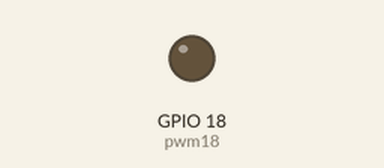
Simulated run of this program. Board: Raspberry Pi (BCM pin numbers). On the bench: output pins drawn as LEDs (lit = HIGH).

Above: at 0.05 s.
At 0.95 s:
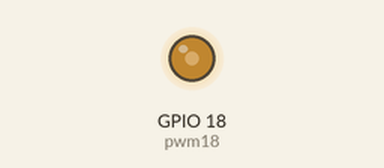
At 1.9 s:
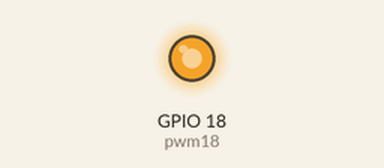
At 3.8 s:
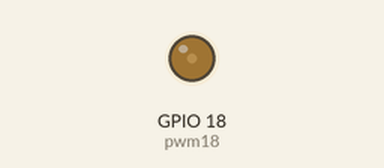
Timing chart, 0 to 5.5 s (numbered marks = the images above):
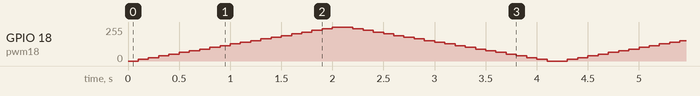

The program:

milestone1_solution.py
```python
#
# Milestone1.py - This is the Python code template that will be used
# for Milestone 1, demonstrating the use of PWM to fade an LED in and
# out.
#
# This code works with the test circuit that was built for Assignment 1-4.
#
#------------------------------------------------------------------
# Change History
#------------------------------------------------------------------
# Version   |   Description
#------------------------------------------------------------------
#    1          Initial Development
#------------------------------------------------------------------

# Load the GPIO interface from the Raspberry Pi Python Module
# The GPIO interface will be available through the GPIO object
import RPi.GPIO as GPIO

# Load the time module so that we can utilize the sleep method to
# inject a pause into our operation
import time

# Setup the GPIO interface
#
# 1. Turn off warnings for now - they can be useful for debugging more
#    complex code.
# 2. Tell the GPIO library we are using Broadcom pin-numbering. The
#    Raspberry Pi CPU is manufactured by Broadcom, and they have a
#    specific numbering scheme for the GPIO pins. It does not match
#    the layout on the header. However, the Broadcom pin numbering is
#    what is printed on the GPIO Breakout Board, so this should match!
# 3. Tell the GPIO library that we are using GPIO line 18, and that
#    we are using it for Output. When this state is configured, setting
#    the GPIO line to true will provide positive voltage on that pin.
#    Based on the circuit we have built, positive voltage on the GPIO
#    pin will flow through the LED, through the resistor to the ground
#    pin and the LED will light up.
GPIO.setwarnings(False)
GPIO.setmode(GPIO.BCM)
GPIO.setup(18, GPIO.OUT)

# Configure a PWM instance on GPIO line 18, with a frequency of 60Hz
pwm18 = GPIO.PWM(18, 60)

## Start the PWM instance with a 50% duty cycle
#pwm18.start(50)
#
## Wait for input to stop the program
#input('Press return to stop:')
#
## Stop the PWM
#pwm18.stop()

# Start the PWM instance on GPIO line 18 with 0% duty cycle
pwm18.start(0)

#
# Configure the loop variable so that we can exit cleanly when the user
# issues a keyboard interrupt (CTRL-C)
#
repeat = True
while repeat:
    try:
        # Loop from 0 to 105 in increments of 5, and update the dutyCycle
        # accordingly, pausing 1/10th of a second between each update
        # the range is set to 105 to be inclusive of 100 during the iteration
        for dutyCycle in range (0, 105, 5):
            pwm18.ChangeDutyCycle(dutyCycle)
            time.sleep(0.1)

        # Loop from 100 to -5 in increments of -5, and update the dutyCycle
        # accordingly, pausing 1/10th of a second between each update
        # the range is set to -5 to be inclusive of 0 during the iteration
        for dutyCycle in range (100, -5, -5):
            pwm18.ChangeDutyCycle(dutyCycle)
            time.sleep(0.1)

    except KeyboardInterrupt:
        # Stop the PWM instance on GPIO line 18
        print('Stopping PWM and Cleaning Up')
        pwm18.stop()
        GPIO.cleanup()
        repeat = False

# Cleanup the GPIO pins used in this application and exit
GPIO.cleanup()
```
